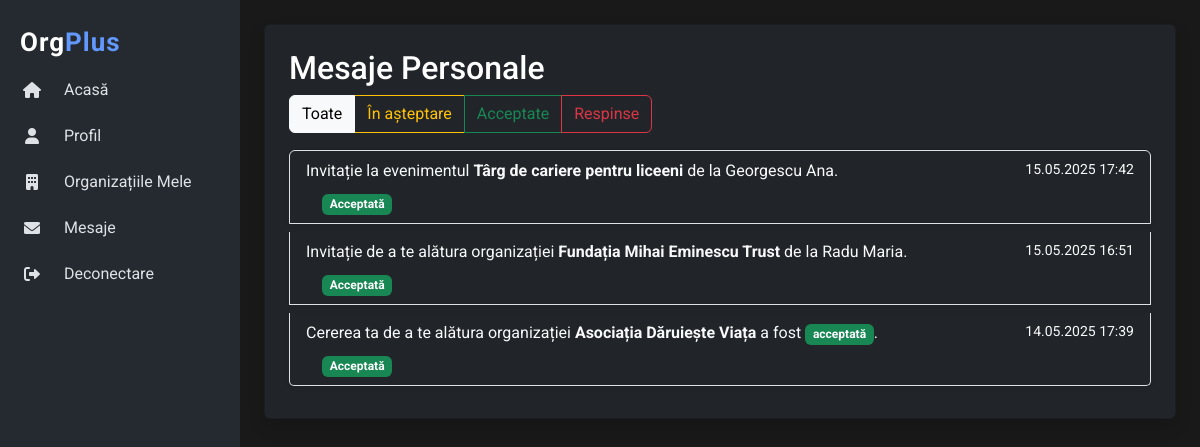
/inbox.php (signed in), run on the app's committed database.
### tables this page shows
CREATE TABLE `requests` (
  `request_id` int(11) NOT NULL,
  `request_type` enum('organization_join_request','event_invitation','organization_invite_manual','organization_join_request_response') NOT NULL,
  `sender_user_id` int(11) DEFAULT NULL,
  `receiver_user_id` int(11) DEFAULT NULL,
  `organization_id` int(11) DEFAULT NULL,
  `event_id` int(11) DEFAULT NULL,
  `status` enum('pending','accepted','rejected') NOT NULL DEFAULT 'pending',
  `created_at` timestamp NOT NULL DEFAULT current_timestamp()
);

CREATE TABLE `events` (
  `id` int(11) NOT NULL,
  `org_id` int(11) NOT NULL,
  `name` varchar(255) NOT NULL,
  `description` text DEFAULT NULL,
  `date` datetime NOT NULL,
  `created_by` int(11) NOT NULL,
  `available_roles` text DEFAULT NULL
);

CREATE TABLE `users` (
  `id` int(11) NOT NULL,
  `email` varchar(255) NOT NULL,
  `password` varchar(255) NOT NULL,
  `hash_salt` varchar(64) DEFAULT NULL,
  `name` varchar(255) NOT NULL,
  `prenume` varchar(255) NOT NULL,
  `created_at` timestamp NOT NULL DEFAULT current_timestamp(),
  `updated_at` timestamp NOT NULL DEFAULT current_timestamp() ON UPDATE current_timestamp(),
  `last_login` timestamp NULL DEFAULT NULL
);

CREATE TABLE `organizations` (
  `id` int(11) NOT NULL,
  `name` varchar(255) NOT NULL,
  `description` varchar(255) NOT NULL,
  `email` varchar(255) NOT NULL,
  `phone` varchar(20) NOT NULL,
  `address` varchar(255) NOT NULL,
  `website` varchar(255) NOT NULL,
  `owner_id` int(11) NOT NULL,
  `created_at` timestamp NOT NULL DEFAULT current_timestamp(),
  `updated_at` timestamp NOT NULL DEFAULT current_timestamp() ON UPDATE current_timestamp(),
  `status` enum('active','inactive','','') NOT NULL DEFAULT 'active'
);

### public/inbox.php (the view, shortened to what this page needs)
<?php
require_once __DIR__ . '/../src/config.php';
$user_id = ensure_logged_in();
$allowed_filters = ['all', 'pending', 'accepted', 'rejected'];
$filter = isset($_GET['filter']) && in_array($_GET['filter'], $allowed_filters) ? $_GET['filter'] : 'all';
$allowed_types = ['event_invitation', 'organization_invite_manual', 'organization_join_request_response'];
$placeholders = implode(',', array_fill(0, count($allowed_types), '?'));
$sql = "
    SELECT
        r.request_id,
        r.request_type,
        r.status,
        r.created_at,
        r.organization_id,
        o.name AS organization_name,
        r.event_id,
        e.name AS event_name,
        e.date AS event_date,
        r.sender_user_id,
        s.name AS sender_name,
        s.prenume AS sender_prenume
    FROM requests r
    LEFT JOIN users s ON r.sender_user_id = s.id
    LEFT JOIN organizations o ON r.organization_id = o.id
    LEFT JOIN events e ON r.event_id = e.id
    WHERE r.receiver_user_id = ?
      AND r.request_type IN ($placeholders)
";
$params = [$user_id, ...$allowed_types];
$sql .= ' ORDER BY r.created_at DESC';
$stmt = $pdo->prepare($sql);
$stmt->execute($params);
$personal_requests = $stmt->fetchAll(PDO::FETCH_ASSOC);
?>
<!DOCTYPE html>
<html lang="ro">
<head>
</head>
<body class="text-light">
    <div class="d-flex">
        <?php
        include __DIR__ . '/../includes/sidebar.php';
        ?>
        <div class="my-content p-4">
            <div class="card bg-dark text-white mb-4 p-4 shadow">
                <h2>Mesaje Personale</h2>
                <div class="mb-3">
                    <div class="btn-group" role="group">
                        <a href="?filter=all" class="btn btn-outline-light <?= $filter === 'all'
                            ? 'active'
                            : '' ?>">Toate</a>
                        <a href="?filter=pending" class="btn btn-outline-warning <?= $filter === 'pending'
                            ? 'active'
                            : '' ?>">În așteptare</a>
                        <a href="?filter=accepted" class="btn btn-outline-success <?= $filter === 'accepted'
                            ? 'active'
                            : '' ?>">Acceptate</a>
                        <a href="?filter=rejected" class="btn btn-outline-danger <?= $filter === 'rejected'
                            ? 'active'
                            : '' ?>">Respinse</a>
                    </div>
                </div>
                <?php if (empty($personal_requests)): ?>
                    <p>Nu aveți solicitări.</p>
                <?php else: ?>
                    <ul class="list-group">
                        <?php foreach ($personal_requests as $request): ?>
                            <?php
                            $request_status = $request['status'];
                            $status_map = [
                                'pending' => ['label' => 'În așteptare', 'class' => 'warning'],
                                'accepted' => ['label' => 'Acceptată', 'class' => 'success'],
                                'rejected' => ['label' => 'Refuzată', 'class' => 'danger'],
                                'expired' => ['label' => 'Expirată', 'class' => 'secondary'],
                            ];
                            $status_info = $status_map[$request_status] ?? ['label' => 'Necunoscut', 'class' => 'dark'];
                            ?>
                            <li class="list-group-item bg-dark text-light mb-2 shadow-sm">
                                <div class="d-flex justify-content-between">
                                    <div>
                                        <?php if ($request['request_type'] === 'event_invitation'): ?>
                                            Invitație la evenimentul <strong><?php echo htmlspecialchars(
                                                $request['event_name'] ?? ''
                                            ); ?></strong>
                                            de la <?php echo htmlspecialchars(
                                                $request['sender_name'] . ' ' . $request['sender_prenume']
                                            ); ?>.
                                        <?php elseif ($request['request_type'] === 'organization_invite_manual'): ?>
                                            Invitație de a te alătura organizației <strong><?php echo htmlspecialchars(
                                                $request['organization_name']
                                            ); ?></strong>
                                            de la <?php echo htmlspecialchars(
                                                $request['sender_name'] . ' ' . $request['sender_prenume']
                                            ); ?>.
                                        <?php elseif (
                                            $request['request_type'] === 'organization_join_request_response'
                                        ): ?>
                                            Cererea ta de a te alătura organizației <strong><?php echo htmlspecialchars(
                                                $request['organization_name']
                                            ); ?></strong> a fost
                                            <span class="badge bg-<?php echo $request['status'] === 'accepted'
                                                ? 'success'
                                                : 'danger'; ?>">
                                                <?php echo $request['status'] === 'accepted'
                                                    ? 'acceptată'
                                                    : 'respinsă'; ?>
                                            </span>.
                                        <?php endif; ?>
                                    </div>
                                    <small><?php echo date('d.m.Y H:i', strtotime($request['created_at'])); ?></small>
                                </div>
                                <div class="mt-2">
                                    <span class="ms-3 badge bg-<?php echo $status_info['class']; ?>">
                                        <?php echo $status_info['label']; ?>
                                    </span>
                                </div>
                            </li>
                        <?php endforeach; ?>
                    </ul>
                <?php endif; ?>
            </div>
        </div>
    </div>
</body>
</html>

### public/styles/style.css (style rules this page uses)
body, html { background: #191919; font-family: 'Roboto', sans-serif; height: 100%; margin: 0; padding:0; }
body > .d-flex { min-height: 100vh; }
:root { --bs-primary: #2962b5; --bs-blue: #1C437D; --bs-btn-bg: #2962b5; --surface1: #191919; --surface2: #242a30; --surface3: #3b444c; --radius: 8px; --text-color: #dee2e6; }
.mb-3 { margin-bottom: 16px; }
h2, h3, h4, h6 { color: white; }
.my-content { width: 100%; margin: 1.5rem; padding: 0 !important; }

### data on the page
requests: event.name "Târg de cariere pentru liceeni", sender_user.prenume "Georgescu Ana", created_at "15.05.2025 17:42", status "Acceptată"
requests: organization.name "Fundația Mihai Eminescu Trust", sender_user.prenume "Radu Maria", created_at "15.05.2025 16:51", status "Acceptată"
requests: organization.name "Asociația Dăruiește Viața", shows "acceptată", created_at "14.05.2025 17:39", status "Acceptată"
